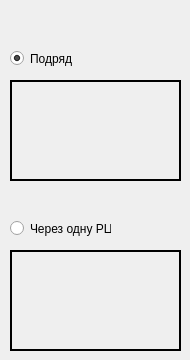
         <widget class="QWidget" name="tab_10">
          <attribute name="title">
           <string>Распределение РЦ</string>
          </attribute>
          <widget class="QLabel" name="label_55">
           <property name="geometry">
            <rect>
             <x>10</x>
             <y>250</y>
             <width>171</width>
             <height>101</height>
            </rect>
           </property>
           <property name="styleSheet">
            <string notr="true">background-image: url(:/prefix/images/mgks_rc_pattern_2.png)</string>
           </property>
           <property name="frameShape">
            <enum>QFrame::WinPanel</enum>
           </property>
           <property name="text">
            <string/>
           </property>
          </widget>
          <widget class="QRadioButton" name="radioGenDistSecondPattern">
           <property name="geometry">
            <rect>
             <x>10</x>
             <y>220</y>
             <width>101</width>
             <height>17</height>
            </rect>
           </property>
           <property name="text">
            <string>Через одну РЦ</string>
           </property>
          </widget>
          <widget class="QRadioButton" name="radioGenDistFirstPattern">
           <property name="geometry">
            <rect>
             <x>10</x>
             <y>50</y>
             <width>82</width>
             <height>17</height>
            </rect>
           </property>
           <property name="text">
            <string>Подряд</string>
           </property>
           <property name="checked">
            <bool>true</bool>
           </property>
          </widget>
          <widget class="QLabel" name="label_48">
           <property name="geometry">
            <rect>
             <x>10</x>
             <y>80</y>
             <width>171</width>
             <height>101</height>
            </rect>
           </property>
           <property name="styleSheet">
            <string notr="true">background-image: url(:/prefix/images/mgks_rc_pattern_1.png)</string>
           </property>
           <property name="frameShape">
            <enum>QFrame::WinPanel</enum>
           </property>
           <property name="text">
            <string/>
           </property>
          </widget>
         </widget>
